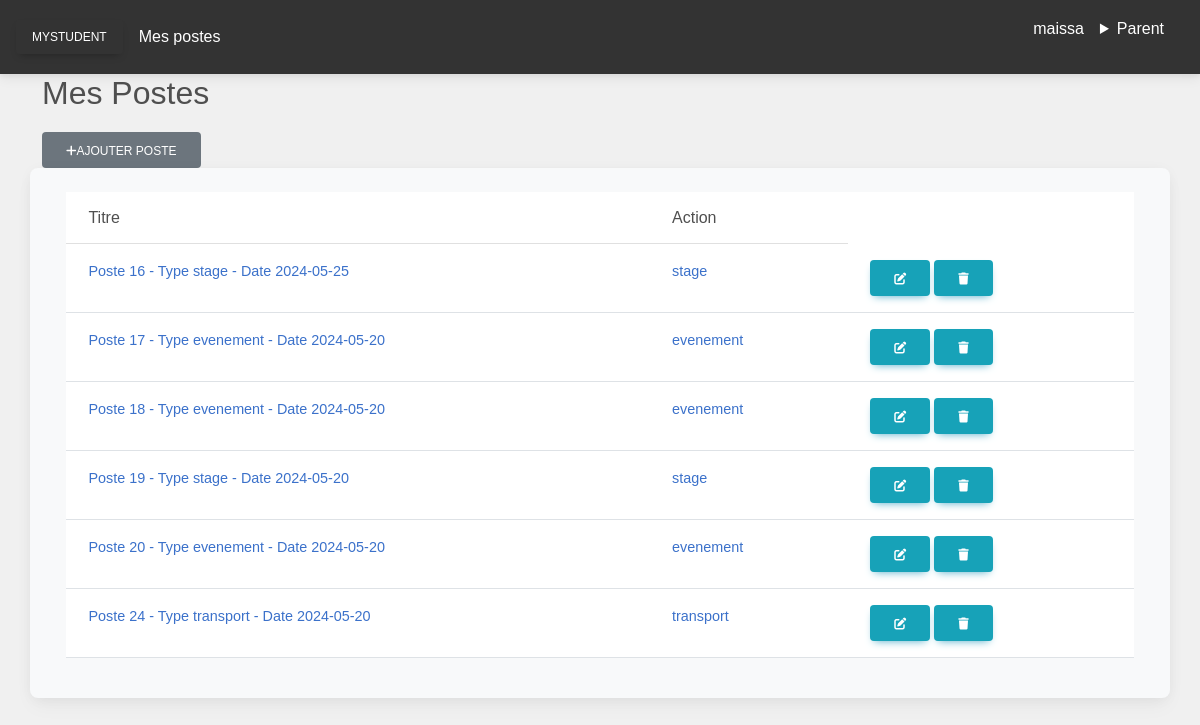
/my_admin/my_postes/ (signed in), run on the app's committed database.
### student_app/models.py (models this page shows, shortened)
class Poste(models.Model):
    image = models.ImageField(upload_to='media/', null=True, blank=True)
    type = models.IntegerField()
    date = models.DateField()
    user = models.ForeignKey(User, on_delete=models.CASCADE,null="True")
    slug = models.SlugField(max_length=200, unique=True, default='')
    POST_TYPES = [
        ('evenement', 'Evenement'),
        ('stage', 'Stage'),
        ('logement', 'Logement'),
        ('transport', 'Transport'),
        ('recommandation', 'Recommandation'),
    ]
    type = models.CharField(max_length=20, choices=POST_TYPES)
    def __str__(self):
        return f"Poste {self.id} - Type {self.type} - Date {self.date}"

### app_admin/views.py (the view)
# urls.py: path('my_postes/', user_postes, name='my_postes'),
def user_postes(request):
  if not request.user.is_authenticated:
    return render('home')
    postes = Poste.objects.all()
  else:
    list_postes = Poste.objects.filter(user=request.user)
    return render (request,'my_postes.html',{'list_postes':list_postes})

### app_admin/templates/my_postes.html (shortened to what this page needs)
{% extends 'partials/base.html' %}
{% block content %}
<div class="container">
  <div class="row">
    <div class="col-md-12">
      <h2>Mes Postes</h2>
    </div>
    <div class="col-md-12">
      <a href="{% url 'add-poste' %}" class="btn btn-secondary float-right"><i class="fas fa-plus"></i>Ajouter Poste</a>
    </div>
    {% if list_postes %}
    <div class="card">
      <div class="card-body">
        <table class="table table-hover">
          <thead>
            <tr>
              <th class="h6">Titre</th>
              <th class="h6">Action</th>
            </tr>
          </thead>
          <tbody>
            <tr>
              {% for poste in list_postes %}
               <tr>
                 <td><a href="#">{{poste}}</a></td>
                 <td><a href="#">{{poste.type}}</a></td>
                 <td>
                  <a href="{% url 'update-poste' poste.pk %}" class="btn btn-info"><i class="fas fa-edit"></i></a>
                  <a href="{% url 'delete-poste' poste.pk  %}" class="btn btn-info"><i class="fas fa-trash"></i></a>
                </td>
               </tr>
              {% endfor %}
            </tr>
          </tbody>
        </table>
      </div>
    </div>
    {% else %}
    <h1>Vous n'avez aucun poste </h1>
    {% endif %}
  </div>
</div>
{% endblock %}

### app_admin/templates/navadmin.html (shortened to what this page needs)
<!DOCTYPE html>
<html lang="en">
<head>
</head>
<body>
  <div class="navbar">
    <div class="navbar-start">
      <a class="btn btn-ghost text-xl" href="/">MyStudent</a>
      <a class="nav-link" href="{% url 'my_postes' %}">Mes postes</a>
    </div>
    <div class="navbar-center hidden lg:flex">
      <ul class="menu menu-horizontal px-1">
        {% if user.is_authenticated %}
        <li> <span class="nav-link">{{user.username}}</span></li>
        {% endif %}
        <li>
          <details>
            <summary>Parent</summary>
          </details>
        </li>
      </ul>
    </div>
  </div>
</body>
</html>

### app_admin/templates/partials/base.html (style rules this page uses)
* { margin: 0; padding: 0; box-sizing: border-box; }
body { font-family: Arial, sans-serif; background-color: #f0f0f0; margin: 0; padding: 0; }
.navbar { display: flex; justify-content: space-between; align-items: center; background-color: #333; color: white; padding: 1rem; }
.navbar a { color: white; text-decoration: none; padding: 0.5rem 1rem; }

### app_admin/templates/navadmin.html (style rules this page uses)
* { margin: 0; padding: 0; box-sizing: border-box; }
body { font-family: Arial, sans-serif; background-color: #f0f0f0; margin: 0; padding: 0; }
.navbar { display: flex; justify-content: space-between; align-items: center; background-color: #333; color: white; padding: 1rem; }
.navbar a { color: white; text-decoration: none; padding: 0.5rem 1rem; }
.navbar-start { display: flex; align-items: center; }
.navbar-center { display: none; }
.btn { background-color: transparent; border: none; color: white; cursor: pointer; }
.btn-ghost { color: white; }
.menu-horizontal { display: flex; list-style: none; }
.menu-horizontal li { margin-right: 1rem; }
.menu-horizontal details { position: relative; }
@media (min-width: 992px) { .navbar-center { display: flex; } }

### app_admin/templates/my_postes.html (style rules this page uses)
h2 { margin-bottom: 20px; }
.btn-secondary { background-color: #6c757d; color: #fff; border-color: #6c757d; }
.btn-info, .btn-info:hover { background-color: #17a2b8; border-color: #17a2b8; }
.card { background-color: #f8f9fa; }
.table { background-color: #fff; }
.table th, .table td { border-color: #dee2e6; }
.btn-info, .btn-danger { color: #fff; }

### data on the page
Poste: id+type+date "Poste 16 - Type stage - Date 2024-05-25", type "stage"
Poste: id+type+date "Poste 17 - Type evenement - Date 2024-05-20", type "evenement"
Poste: id+type+date "Poste 18 - Type evenement - Date 2024-05-20", type "evenement"
Poste: id+type+date "Poste 19 - Type stage - Date 2024-05-20", type "stage"
Poste: id+type+date "Poste 20 - Type evenement - Date 2024-05-20", type "evenement"
Poste: id+type+date "Poste 24 - Type transport - Date 2024-05-20", type "transport"

### other printed values
{{ user.username }} "maissa"
